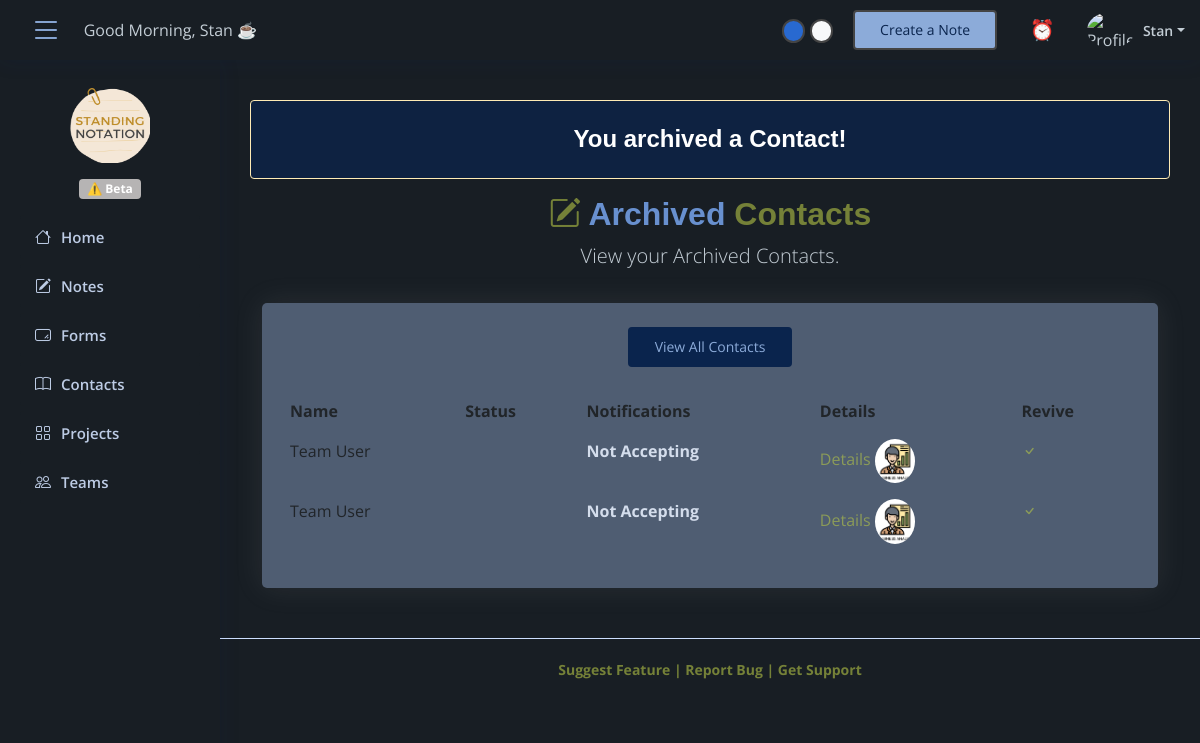
Screenshot of /note/archive-contact/1/ (signed in) with the database file from the repository.
### accounts/models.py (models this page shows, shortened)
class User(AbstractUser, PermissionsMixin):
    updated = models.DateTimeField(auto_now=True) # Be sure to update this when they save profile settings
    created = models.DateTimeField(auto_now_add=True)
    profile_photo = models.ImageField(default='default.jpg')
    first_name = models.CharField(max_length=50, blank=False)
    last_name = models.CharField(max_length=50, blank=False)
    email = models.EmailField(max_length=254, unique=True)
    email_confirmed = models.BooleanField(default=False)
    password = models.CharField(max_length=200)
    dark_mode = models.BooleanField(default=False)
    receive_email_notifications = models.BooleanField(default=True)
    team_user = models.BooleanField(default=True) # toggle to false when makes manager link
    manager_id = models.CharField(max_length=200, blank=True) # Redundant if team_user=True, but that's okay
    @property
    def imageURL(self):
        try:
            url = self.profile_photo.url
        except:
            url = ''
        return url
    username = None
    is_active = models.BooleanField(default=True)
    is_admin = models.BooleanField(default=True)
    is_staff = models.BooleanField(default=True)
    is_superuser = models.BooleanField(default=True)
    USERNAME_FIELD = 'email'
    REQUIRED_FIELDS = ['password']
    objects = CustomUserManager()

### note/models.py (models this page shows, shortened)
class Contact(models.Model):
    user = models.ForeignKey(settings.AUTH_USER_MODEL, related_name="mycontact",  on_delete=models.CASCADE, null=True) # THIS IS FOR THE CURRENT LOGGED IN USER / TEAM LEAD
    contact_user_account = models.ForeignKey(settings.AUTH_USER_MODEL, related_name="contactUserAccount",  on_delete=models.CASCADE, null=True) # THIS IS THE USER ACCOUNT THAT THE CONTACT OWNS / CAN LOG INTO AND SEE THE CONTENT / UPDATE THEIR EMAIL ADDRESS
    archived = models.BooleanField(default=False) # only team managers can see/archive contacts

### note/views.py (the view)
# urls.py: path('archive-contact/<int:pk>/', archive_contact, name="archive-contact"),
@login_required(login_url='login')
def archive_contact(request, pk):
    contact = Contact.objects.get(id=pk)
    contact.archived = True
    contact.save()
    contacts = Contact.objects.filter(user=request.user).order_by('-id')
    contacts = contacts.filter(archived=True)
    alert = 'You archived a Contact!'
    return render(request, 'note/contacts/archived-contacts.html', {'alert':alert,'contacts':contacts,})

### note/templates/note/contacts/archived-contacts.html (shortened to what this page needs)
{% extends 'note/base.html' %}
{% load static %}
{% block content %}
  <main id="main" class="main">
    {% include "note/alert.html" %}
    <section class="section">
        <div class="container-fluid">
          <header class="text-center">
            <h2><i class="bi bi-pencil-square text-warning"></i> Archived <span class="text-warning"> Contacts</span></h2>
            <p class="lead">View your Archived Contacts.</p>
          </header>
          <div class="row justify-content-center">
             <div class="col-12">
              <div class="card recent-sales overflow-auto">
                <div class="row">
                    <div class="col-md-12 text-center">
                      <a href="{% url 'contacts' %}" class="mb-4 mt-4 get-started-btn-inverted">View All Contacts</a>
                    </div>
                  </div>
                <div class="card-body">
                  {% if contacts %}
                  <table class="table table-borderless datatable">
                    <thead>
                      <tr>
                        <th scope="col">Name</th>
                        <th scope="col">Status</th>
                        <th scope="col">Notifications</th>
                        <th scope="col">Details</th>
                        <th scope="col">Revive</th>
                      </tr>
                    </thead>
                    <tbody>
                      {% for contact in contacts %}
                      <tr>
                        <td>{{contact.contact_user_account.first_name}} {{contact.contact_user_account.last_name}}</td>
                        <td></td>
                        <td>{% if contact.receive_email_notifications %}<p class="text-success">Accepting</p>{% else %}<p class="text-danger">Not Accepting</p>{% endif %}</td>
                        <td><a href="{% url 'contact-details' contact.contact_user_account.id %}">Details <img class="rounded-circle" style="width:40px;" src="http://127.0.0.1:8000{{contact.contact_user_account.imageURL}}" alt=""></a></td>
                        <td><a href="{% url 'revive-contact' contact.id %}"><i class="bi bi-check text-success"></i></a></td>
                      </tr>
                      {% endfor %}
                    </tbody>
                  </table>
                  {% else %}
                  <div class="row p-5">
                    <div class="col-md-12 text-center">
                        <h4>Nothing to see here... 👾</h4>
                    </div>
                  </div>
                  {% endif %}
                </div>
              </div>
            </div>
          </div>
        </div>
    </section>
  </main>
{% endblock content %}

### note/templates/note/base.html (shortened to what this page needs)
{% load static %}
<!DOCTYPE html>
<html lang="en">
<head>
  <link href="{% static 'dashboard/vendor/bootstrap/css/bootstrap.min.css' %}" rel="stylesheet">
  <link href="{% static 'dashboard/vendor/bootstrap-icons/bootstrap-icons.css' %}" rel="stylesheet">
  <link href="{% static 'dashboard/vendor/boxicons/css/boxicons.min.css' %}" rel="stylesheet">
  <link href="{% static 'dashboard/vendor/quill/quill.snow.css' %}" rel="stylesheet">
  <link href="{% static 'dashboard/vendor/quill/quill.bubble.css' %}" rel="stylesheet">
  <link href="{% static 'dashboard/vendor/remixicon/remixicon.css' %}" rel="stylesheet">
  <link href="{% static 'dashboard/vendor/simple-datatables/style.css' %}" rel="stylesheet">
  {% if user.dark_mode %}
  <link href="{% static 'dashboard/css/dark-mode.css' %}" rel="stylesheet">
  {% else %}
  <link href="{% static 'dashboard/css/style.css' %}" rel="stylesheet">
  {% endif %}
</head>
<body>
  <header id="header" class="header fixed-top d-flex align-items-center">
    <div class="d-flex align-items-center justify-content-between">
      <i class="bi bi-list toggle-sidebar-btn"></i>
      <p style="margin-left:4%; width:500px;" class="mt-3 invisible" id="morning_welcome">Good Morning, {{user.first_name}} ☕</p>
    </div>
    <nav class="header-nav ms-auto">
      <ul class="d-flex align-items-center">
        <li class="nav-item"><div style="width:71px;"><span style="border: 2px solid #444444; background-color: #2869d0" class="badge rounded-pill"><a href="{% url 'dark-mode-toggle' 1 %}"><span class="invisible">.</span></a></span><span style="border: 2px solid #444444; margin-left:7%;" class="badge rounded-pill bg-light"><a href="{% url 'dark-mode-toggle' 2 %}"><span class="invisible">.</span></a></span></div></li>
        {% if user.team_user %}
        {% else %}
          <li class="nav-item" style="margin-right:4%;" ><a class="get-started-btn" id="createNoteBtn">Create a Note</a></li>
        {% endif %}
        <li class="nav-item dropdown">
          <a class="nav-link nav-icon" href="#" data-bs-toggle="dropdown">⏰<span class="badge bg-warning badge-number" id="unread-alerts-bubble"></span>
          </a>
        </li>
        <li class="nav-item dropdown pe-3">
          <a class="nav-link nav-profile d-flex align-items-center pe-0" href="#" data-bs-toggle="dropdown">
            <img src="" id="profile-photo" alt="Profile" class="rounded-circle">
            <span class="d-none d-md-block dropdown-toggle ps-2">{{ user.first_name|title }}</span>
          </a>
        </li>
      </ul>
    </nav>
  </header>
  <aside id="sidebar" class="sidebar">
  <div class="container-fluid">
    <div class="row justify-content-center mb-2">
      <img onclick="window.location.href  = 'http://127.0.0.1:8000/note/dashboard/'" class="mt-2" style="width:104px; height:75px;" src="{% static 'img/logo.png' %}">
      <div class="row text-center">
        <div class="col-md-12">
         <span class="badge bg-warning badge-number mt-3 mb-2" style="background-color:#b6b4b4 !important;">⚠️ Beta</span>
        </div>
      </div>
    </div>
  </div>
    <ul class="sidebar-nav" id="sidebar-nav">
      <li class="nav-item">
        <a class="nav-link collapsed" href="{% url 'dashboard' %}" id="dashboard">
          <i class="bi bi-house"></i>
          <span>Home</span>
        </a>
      </li>
      <li class="nav-item">
        <a class="nav-link collapsed" href="{% url 'notes' %}" id="notes">
          <i class="bi bi-pencil-square"></i>
          <span>Notes</span>
        </a>
      </li>
      {% if user.team_user %}
      {% else %}
      <li class="nav-item">
        <a class="nav-link collapsed" href="{% url 'forms' %}" id="forms">
          <i class="bi bi-textarea-resize"></i>
          <span>Forms</span>
        </a>
      </li>
      <li class="nav-item">
        <a class="nav-link collapsed" href="{% url 'contacts' %}" id="contacts">
          <i class="bi bi-book"></i>
          <span>Contacts</span>
        </a>
      </li>
      <li class="nav-item">
        <a class="nav-link collapsed" href="{% url 'projects' %}" id="projects">
          <i class="bi bi-grid"></i>
          <span>Projects</span>
        </a>
      </li>
      <li class="nav-item">
        <a class="nav-link collapsed" href="{% url 'teams' %}" id="teams">
          <i class="bi bi-people"></i>
          <span>Teams</span>
        </a>
      </li>
      {% endif %}
    </ul>
  </aside>
  {% block content %} {% endblock %}
  <footer id="footer" class="footer">
    <div class="copyright">
     <p class="text-warning" id="sendFeedbackModalBtn" style="cursor:pointer;">Suggest Feature | Report Bug | Get Support</p>
    </div>
  </footer>
</body>
</html>

### note/templates/note/alert.html (shortened to what this page needs)
{% if alert %}
      <div class="alert alert-warning" role="alert" id="alert">
          <div class="container-fluid">
            <div class="row justify-content-center">
              <div class="col-md-12 text-center">
                <h4 class="mt-2">{{ alert }}</h4>
              </div>
            </div>
          </div>
      </div>
    {% endif %}

### static_in_env/dashboard/css/dark-mode.css (style rules this page uses)
:root { scroll-behavior: smooth; }
body { font-family: "Open Sans", sans-serif; background: #181e24; color: hsl(207, 18%, 80%); }
a { color: #b7c84695; text-decoration: none; }
h1, h2, h3, h4, h5, h6 { font-family: "Helvetica", sans-serif; color: #6890cf; font-weight: 900; }
.text-warning { color: #b7c84695 !important; font-weight:700; }
.text-success { color: #b7c84695 !important; font-weight:700; }
.lead { margin-bottom: 3.5% !important; }
#main { margin-top: 80px; padding: 20px 30px; transition: all 0.3s; }
.get-started-btn { color: #0a244d; background: #8cabd9; border-radius: 4px; padding: 7px 25px 8px 25px; white-space: nowrap; transition: 0.3s; font-size: 14px; display: inline-block; border: 2px solid #444444; }
.get-started-btn-inverted { color: #8cabd9; background: #0a244d; border-radius: 4px; padding: 7px 25px 8px 25px; white-space: nowrap; transition: 0.3s; font-size: 14px; display: inline-block; border: 2px solid #0a244d; }
.card { margin-bottom: 30px; border: none; border-radius: 5px; box-shadow: 0px 0 30px rgba(194, 195, 196, 0.1); background-color: #4f5d72; }
.card-body { padding: 0 20px 20px 20px; }
.header { transition: all 0.5s; z-index: 997; height: 60px; box-shadow: 0px 2px 20px rgba(1, 41, 112, 0.1); background-color: #181e24; padding-left: 20px; }
.header .toggle-sidebar-btn { font-size: 32px; padding-left: 10px; cursor: pointer; color: #8cabd9; }
.header-nav ul { list-style: none; }
.header-nav > ul { margin: 0; padding: 0; }
.header-nav .nav-icon { font-size: 20px; color: #0a244d; }
.header-nav .nav-profile { color: hsl(207, 18%, 80%); }
.header-nav .nav-profile img { max-height: 36px; }
.header-nav .nav-profile span { font-size: 14px; font-weight: 600; }
.sidebar { position: fixed; top: 60px; left: 0; bottom: 0; width: 220px; z-index: 996; transition: all 0.3s; padding: 20px; overflow-y: auto; scrollbar-width: thin; scrollbar-color: #aab7cf transparent; box-shadow: 0px 0px 20px rgba(1, 41, 112, 0.1); background-color: #181e24; }
@media (min-width: 1200px) { #main, #footer { margin-left: 220px; } }
.sidebar-nav { padding: 0; margin: 0; list-style: none; }
.sidebar-nav li { padding: 0; margin: 0; list-style: none; }
.sidebar-nav .nav-item { margin-bottom: 5px; }
.sidebar-nav .nav-link { display: flex; align-items: center; font-size: 15px; font-weight: 600; color: #bdcce5; transition: 0.3; background: #343f4a; padding: 10px 15px; border-radius: 4px; }
.sidebar-nav .nav-link i { font-size: 16px; margin-right: 10px; color: #bdcce5; }
.sidebar-nav .nav-link.collapsed { color: #bdcce5; background: #181e24; }
.sidebar-nav .nav-link.collapsed i { color: #bdcce5; }
.footer { padding: 20px 0; font-size: 14px; transition: all 0.3s; border-top: 1px solid #cddfff; }
.footer .copyright { text-align: center; color: #0a244d; }
.text-danger { color: #d4ddec !important; font-weight: 700; }
.alert-warning { background-color: #0a244db8; }
.alert-warning h4 { color: #ffffff !important; }

### rows the page displays
User: first_name "Stan"
Contact: contact_user_account.first_name "Team", contact_user_account.last_name "User", contact_user_account.imageURL (placeholder picture)
Contact: contact_user_account.first_name "Team", contact_user_account.last_name "User", contact_user_account.imageURL (placeholder picture)

### other values shown
{{ alert }} "You archived a Contact!"
